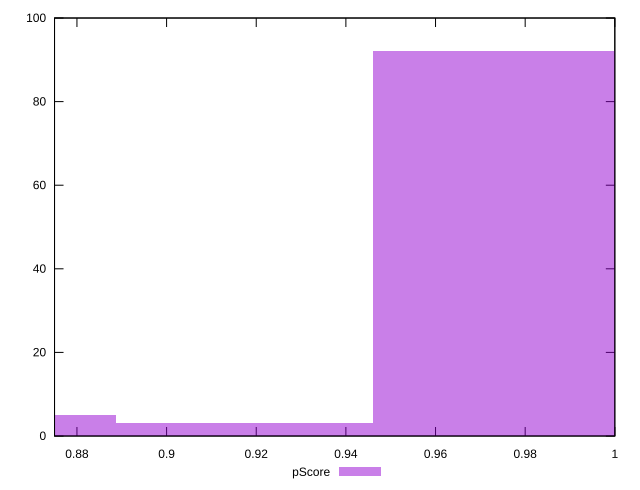

gnuplot code for this plot:
reset

$pScore <<EOF
0.9746524379340763 92
0.8599874452359496 5
0.917319941585013 3
EOF

set key outside below
set boxwidth 0.05733249634906331
set xrange [0.875:1]
set yrange [0:100]
set trange [0:100]
set style fill transparent solid 0.5 noborder
set terminal svg size 640, 490 enhanced background rgb 'white'
set output "report_00019_2021-02-10T18-14-37.922Z//unminified-css/samples/pages/pScore/histogram.svg"

plot $pScore title "pScore" with boxes

reset
